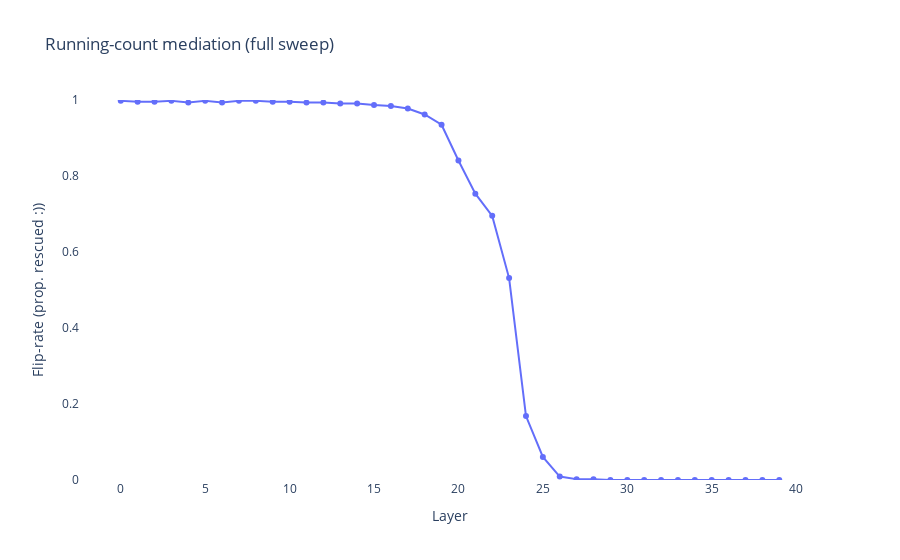

The notebook cell saved with this chart:
### Code cell
import plotly.graph_objects as go
layers = list(range(len(flip_rate)))

x  = [l for l, r in zip(layers, flip_rate)]
y  = [r for r in flip_rate]

fig = go.Figure()
fig.add_trace(go.Scatter(
    x = x,
    y = y,
    mode = "lines+markers",
    hovertemplate = "Layer %{x}<br>Flip-rate %{y:.1%}<extra></extra>"
))
fig.update_layout(
    title = "Running-count mediation (full sweep)",
    xaxis_title = "Layer",
    yaxis_title = "Flip-rate (prop. rescued :))",
    yaxis_range = [0, 1],
    paper_bgcolor="white",   
    plot_bgcolor="white",
)
fig.show()

### Figure 1 — Plotly figure (JSON) as saved in the notebook; plotly's stock layout.template omitted (floating-point values rounded to 4 significant figures)
{"data": [{"hovertemplate": "Layer %{x}<br>Flip-rate %{y:.1%}<extra></extra>", "mode": "lines+markers", "type": "scatter", "x": [0, 1, 2, 3, 4, 5, 6, 7, 8, 9, 10, 11, 12, 13, 14, 15, 16, 17, 18, 19, 20, 21, 22, 23, 24, 25, 26, 27, 28, 29, 30, 31, 32, 33, 34, 35, 36, 37, 38, 39], "y": [0.9978, 0.9955, 0.9955, 0.9978, 0.9933, 0.9978, 0.9933, 0.9978, 0.9978, 0.9955, 0.9955, 0.9933, 0.9933, 0.991, 0.991, 0.9865, 0.9843, 0.9776, 0.9619, 0.935, 0.8408, 0.7534, 0.6951, 0.5314, 0.1682, 0.06054, 0.008969, 0.002242, 0.002242, 0, 0, 0, 0, 0, 0, 0, 0, 0, 0, 0]}], "layout": {"paper_bgcolor": "white", "plot_bgcolor": "white", "title": {"text": "Running-count mediation (full sweep)"}, "xaxis": {"title": {"text": "Layer"}}, "yaxis": {"range": [0, 1], "title": {"text": "Flip-rate (prop. rescued :))"}}}}
